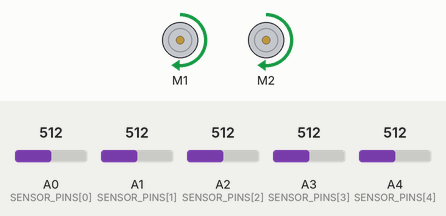
Bench run of a sketch on a simulated Arduino Uno, built with avr-gcc and run on an emulated ATmega328P. On the bench: 2 × DC motor (green arrow = forward, orange = backward, longer = faster). Inputs (shaded band) come from the test bench; at power-on: A1 (SENSOR_PINS[1]) = 512, A3 (SENSOR_PINS[3]) = 512, A2 (SENSOR_PINS[2]) = 512, A0 (SENSOR_PINS[0]) = 512, A4 (SENSOR_PINS[4]) = 512.

Above: at 1.2 s.
1.3 s: A1 (SENSOR_PINS[1]) set to 635
2.8 s: A1 (SENSOR_PINS[1]) set to 666
At 5.6 s:
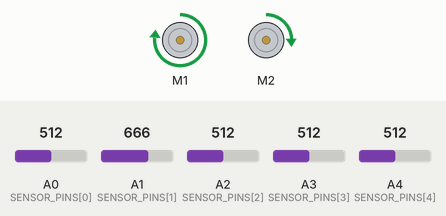
5.8 s: A3 (SENSOR_PINS[3]) set to 653
7.3 s: A3 (SENSOR_PINS[3]) set to 678
At 7.98 s:
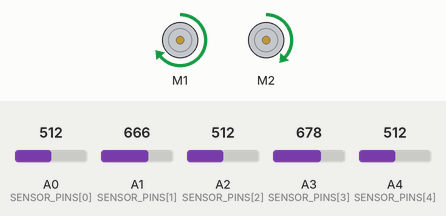
10.3 s: A2 (SENSOR_PINS[2]) set to 642
At 10.94 s:
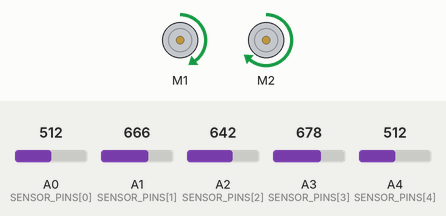
13.3 s: A2 (SENSOR_PINS[2]) set to 663
At 13.7 s:
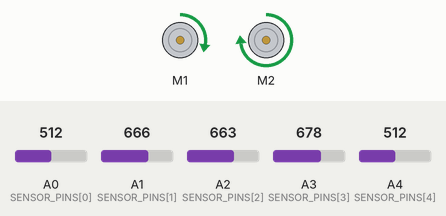
Timing chart, 0 to 15.8 s (numbered marks = the images above; inputs shaded):
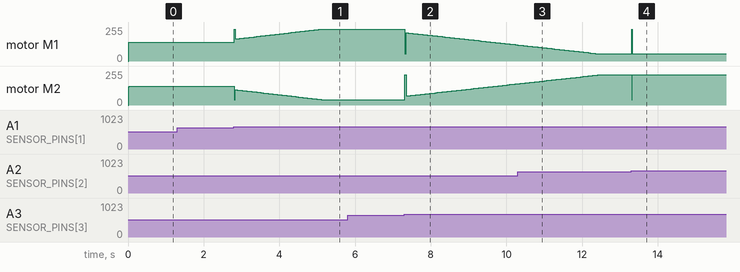

The sketch:

LineFollower.ino
```cpp
#include <PID_v1.h>
#include <Sabertooth.h>
#include <SoftwareSerial.h>
#include "Arduino.h"
#include "LineSensor.h"
//#define DEBUG
#define CENTER 300
#define MAX_SPD 70
#define MAX_TRN 50

int RATES[] = {-4000, -2250, -1000, -250, 0, 250, 1000, 2250, 4000};


double linePos = CENTER;
double line_value = 0;
double turn_power = 0;
double drive_power = 0;
double turnGoal = 0;
double driveGoal = CENTER;


int start = 0;
int delta = 0;
int period = 10;
volatile int lastLinePos = 0;
int low_threshold = 650;
int high_threshold = 800;
/*
**** Linear Rates ********* Order of best performance
double kp = 0.0125;
double ki = 0.025;
double kd = 0.0045;

double kp = 0.0125;
double ki = 0.018;
double kd = 0.007;

**** Exponential Rates *****
double kp = 0.0075;
double ki = 0.05;
double kd = 0.007;
*/

double kp = 0.0125;
double ki = 0.025;
double kd = 0.01;

PID turnPID(&line_value, &turn_power, &turnGoal, kp, ki, kd, DIRECT);
//PID drivePID(&linePos, &drive_power, &driveGoal, kp, ki, kd, DIRECT);

SoftwareSerial SWSerial(NOT_A_PIN, 11); // RX on no pin (unused), TX on pin 11 (to S1).
Sabertooth st(128, SWSerial); // Address 128, and use SWSerial as the serial port.


void setup(){
  #ifdef DEBUG
    Serial.begin(9600);
  #endif
  SWSerial.begin(9600);
  initSensorPins();
//  calibrateSensors();
  turnPID.SetMode(AUTOMATIC);
  turnPID.SetSampleTime(10);
  turnPID.SetOutputLimits(-MAX_TRN + 7, MAX_TRN);

 // drivePID.SetMode(AUTOMATIC);
 // drivePID.SetOutputLimits(0, MAX_SPD);
 st.drive(0);
 st.turn(0);
}

void loop(){
  start = millis();

  readSensorsRaw();

  //If you pickup up the robot it stops
  if(SENSOR_VALS[0] > high_threshold &&
    SENSOR_VALS[1] > high_threshold &&
    SENSOR_VALS[2] > high_threshold &&
    SENSOR_VALS[3] > high_threshold &&
    SENSOR_VALS[4] > high_threshold) {

    st.drive(0);
    st.turn(0);

  }else {
  //Assume you are line following
    linePos = getLinePos();
    if(linePos >= 1000 && linePos <= 5000) { //if have a good reading
      lastLinePos = linePos;                  //  use the good reading
    } else {                                  //if Bad reading
      linePos = lastLinePos;                  //  use last good reading
    }

    line_value = getLineRate(linePos);

    drive_power = MAX_SPD;

//    if(line_value == RATES[2] || line_value == RATES[6])
//      drive_power = MAX_SPD - 10;

//    if(line_value == RATES[1] || line_value == RATES[7])
//      drive_power = MAX_SPD - 20;

//    if(line_value == RATES[0] || line_value == RATES[8])
//      drive_power = MAX_SPD - 20;
    kp = 0.0125;
    if((line_value >= RATES[3]) &&(line_value <= RATES[5]))
      kp = 0;


    turnPID.Compute();
 //   drivePID.Compute();
    st.drive(drive_power);
    st.turn(floor(turn_power));


  }
  #ifdef DEBUG
    printSensorVals();
    Serial.print(" , ");
    Serial.print(line_value);
    Serial.print(" , ");
    Serial.println(turn_power);
  #endif
  /*
   //Ensure constant loop time
   delta = start - millis();
   if (delta > period) delay(delta - period);
  */
}


int getLinePos(){
  int largest = getMaxVal(SENSOR_VALS);
  int pos = -5;
  if (largest > low_threshold){
    for (int i = 0; i < SENSOR_COUNT; i++){
      if(SENSOR_VALS[i] == largest) {
        pos = (i + 1) * 1000;

        if(i == 0){
          if(SENSOR_VALS[i+1] > low_threshold)
            pos += 500;
        }
        if(i == 4){
          if(SENSOR_VALS[i-1] > low_threshold)
            pos -= 500;
        }
        if ((i > 0) && (i < 4)){
          if(SENSOR_VALS[i+1] > low_threshold)
            pos += 500;

          if(SENSOR_VALS[i-1] > low_threshold)
            pos -= 500;
        }

        break;
      }
    }
  }

  return pos;
}

int getLineRate(int theLinePos){
  switch(theLinePos){
    case 1000:
      return RATES[0];
    case 1500:
      return RATES[1];
    case 2000:
      return RATES[2];
    case 2500:
      return RATES[3];
    case 3000:
      return RATES[4];
    case 3500:
      return RATES[5];
    case 4000:
      return RATES[6];
    case 4500:
      return RATES[7];
    case 5000:
      return RATES[8];
    default:
      return -1;
  }
}
```

LineSensor.h
```cpp
#ifndef LineSensor_h
#define LineSensor_h
#include "Arduino.h"

#define SENSOR_COUNT 5
#define SAMPLE_SIZE 10

uint8_t SENSOR_PINS[] = {A0, A1, A2, A3, A4};
volatile int SENSOR_OFFSETS[] = {0, 0, 0, 0, 0};
volatile int SENSOR_VALS[] = {0, 0, 0, 0, 0};


void initSensorPins(){
  for (int i = 0; i < SENSOR_COUNT; i++){
    pinMode(SENSOR_PINS[i], INPUT);
  }
}

void readSensorsRaw(){
  for (int i = 0; i < SENSOR_COUNT; i++){
    SENSOR_VALS[i] = analogRead(SENSOR_PINS[i]) - SENSOR_OFFSETS[i];
  }
}

void readSensors(){
  for (int i = 0; i < SENSOR_COUNT; i++){
    SENSOR_VALS[i] = analogRead(SENSOR_PINS[i]) - SENSOR_OFFSETS[i];
  }
}

void printSensorVal(int pinIndex){
  Serial.print("A");
  Serial.print(pinIndex);
  Serial.print(" = ");
  Serial.print(SENSOR_VALS[pinIndex]);
}

void printSensorVals(){

  for (int i = 0; i < SENSOR_COUNT - 1; i++){
    printSensorVal(i);
    Serial.print(", ");
  }
  printSensorVal(SENSOR_COUNT - 1);

}

void printSensorOffsets(){

  for (int i = 0; i < SENSOR_COUNT; i++){
    Serial.print(SENSOR_OFFSETS[i]);
    Serial.print(", ");
  }

  Serial.println("");
}

int getMinVal(volatile int vals[]){
  int lesser = 1100;
  for (int i = 0; i < SENSOR_COUNT; i++){
    lesser = min(lesser, vals[i]);
  }

  return lesser;
}

int getMaxVal(volatile int vals[]){
  int higher = -100;
  for (int i = 0; i < SENSOR_COUNT; i++){
    higher = max(higher, vals[i]);
  }

  return higher;
}


void calibrateSensors(){

  for (int i = 0; i < SENSOR_COUNT; i++) {
    long total = 0;
    readSensorsRaw();
    for(int k = 0; k < SAMPLE_SIZE; k++){
      total += analogRead(SENSOR_PINS[i]);
    }
    SENSOR_OFFSETS[i] = floor(total/SAMPLE_SIZE);
  }
}


#endif
```

Measured:
- the behaviour switches between 650 and 651 on A1 (SENSOR_PINS[1]) (found by bisection; images 0 and 1)
- the behaviour switches between 666 and 667 on A3 (SENSOR_PINS[3]) (found by bisection; images 1 and 2)
- the behaviour switches between 650 and 651 on A2 (SENSOR_PINS[2]) (found by bisection; images 3 and 4)
- after the input at 1.3 s, every drawn part: stays the same
- after the input at 5.8 s, every drawn part: stays the same
- after the input at 13.3 s, motor M1: forward 54/255 → forward 240/255 at once, → forward 54/255 0.01 s later; motor M2: forward 226/255 → forward 40/255 at once, → forward 226/255 0.01 s later
